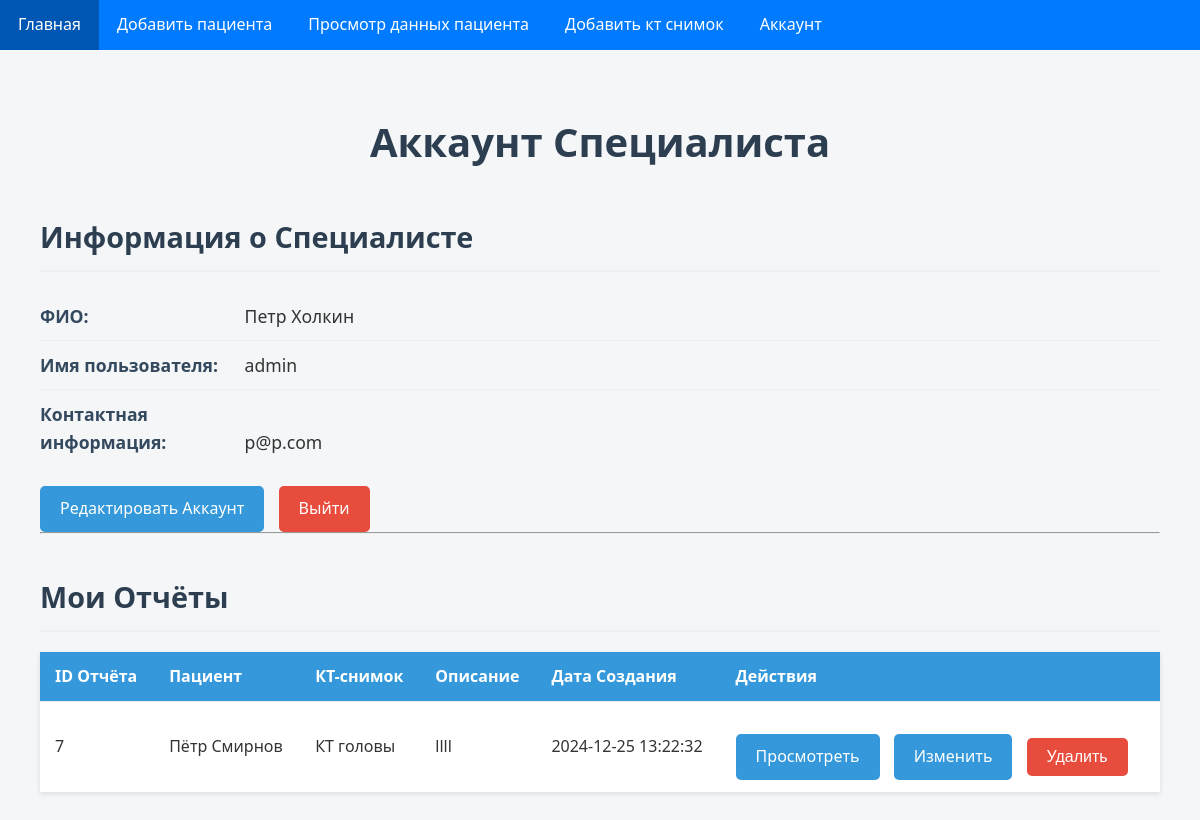
The app's page /account.php (signed in) with its own data.
### tables this page shows
CREATE TABLE `specialists` (
  `specialist_id` int(11) NOT NULL,
  `user_id` int(11) NOT NULL,
  `full_name` varchar(100) NOT NULL,
  `specialization` varchar(100) DEFAULT NULL,
  `contact_info` varchar(255) DEFAULT NULL
);

CREATE TABLE `users` (
  `user_id` int(11) NOT NULL,
  `username` varchar(50) NOT NULL,
  `password_hash` varchar(255) NOT NULL
);

CREATE TABLE `reports` (
  `report_id` int(11) NOT NULL,
  `image_id` int(11) NOT NULL,
  `specialist_id` int(11) NOT NULL,
  `report_text` text NOT NULL,
  `report_date` datetime DEFAULT current_timestamp()
);

CREATE TABLE `patients` (
  `patient_id` int(11) NOT NULL,
  `full_name` varchar(100) NOT NULL,
  `date_of_birth` date NOT NULL,
  `hospital_id` int(11) NOT NULL,
  `additional_info` text DEFAULT NULL
);

CREATE TABLE `ct_images` (
  `image_id` int(11) NOT NULL,
  `patient_id` int(11) NOT NULL,
  `image_path` longtext NOT NULL,
  `ct_name` varchar(255) DEFAULT NULL,
  `processed_status` enum('processed','unprocessed') NOT NULL DEFAULT 'unprocessed',
  `processed_date` datetime DEFAULT NULL
);

### account.php (the view, shortened to what this page needs)
<?php
require_once __DIR__ . '/boot.php';
function getSpecialistInfo($pdo, $user_id) {
    $stmt = $pdo->prepare("SELECT s.specialist_id, s.full_name, s.contact_info, u.username
                           FROM specialists s
                           JOIN users u ON s.user_id = u.user_id
                           WHERE u.user_id = :uid");
    $stmt->execute([':uid' => $user_id]);
    return $stmt->fetch(PDO::FETCH_ASSOC);
}
function getSpecialistReports($pdo, $specialist_id) {
    $stmt = $pdo->prepare("SELECT r.report_id, r.report_text, r.report_date, c.ct_name, p.full_name
                           FROM reports r
                           JOIN ct_images c ON r.image_id = c.image_id
                           JOIN patients p ON c.patient_id = p.patient_id
                           WHERE r.specialist_id = :sid
                           ORDER BY r.report_date DESC");
    $stmt->execute([':sid' => $specialist_id]);
    return $stmt->fetchAll(PDO::FETCH_ASSOC);
}
$user_id = $_SESSION['user_id'];
$specialist = getSpecialistInfo($pdo, $user_id);
$reports = getSpecialistReports($pdo, $specialist['specialist_id']);
?>
<!DOCTYPE html>
<html lang="ru">
<head>
    <link rel="stylesheet" href="css/style.css">
    <link rel="stylesheet" href="css/account.css">
</head>
<body>
    <header>
        <nav>
            <ul>
                <li><a href="tables.php">Главная</a></li>
                <li><a href="add_patient.php">Добавить пациента</a></li>
                <li><a href="edit_patient.php">Просмотр данных пациента</a></li>
                <li><a href="add_ct_image.php">Добавить кт снимок</a></li>
                <li><a href="account.php">Аккаунт</a></li>
            </ul>
        </nav>
    </header>
    <main>
        <div class="container">
            <h1>Аккаунт Специалиста</h1>
            <section class="profile-section">
                <h2>Информация о Специалисте</h2>
                <ul>
                    <li><strong>ФИО:</strong> <?= htmlspecialchars($specialist['full_name']) ?></li>
                    <li><strong>Имя пользователя:</strong> <?= htmlspecialchars($specialist['username']) ?></li>
                    <li><strong>Контактная информация:</strong> <?= nl2br(htmlspecialchars($specialist['contact_info'])) ?></li>
                </ul>
                <a href="edit_account.php" class="btn">Редактировать Аккаунт</a>
                <a href="do_logout.php" class="btn delete-btn">Выйти</a>
            </section>
            <hr>
            <section class="reports-section">
                <h2>Мои Отчёты</h2>
                <?php if (!empty($reports)): ?>
                    <table>
                        <thead>
                            <tr>
                                <th>ID Отчёта</th>
                                <th>Пациент</th>
                                <th>КТ-снимок</th>
                                <th>Описание</th>
                                <th>Дата Создания</th>
                                <th>Действия</th>
                            </tr>
                        </thead>
                        <tbody>
                            <?php foreach ($reports as $report): ?>
                                <tr>
                                    <td><?= htmlspecialchars($report['report_id']) ?></td>
                                    <td><?= htmlspecialchars($report['full_name']) ?></td>
                                    <td><?= htmlspecialchars($report['ct_name'] ?: 'Без названия') ?></td>
                                    <td><?= htmlspecialchars(explode(' ', trim($report['report_text']))[0] ?? '') ?></td>
                                    <td><?= htmlspecialchars($report['report_date']) ?></td>
                                    <td>
                                        <a href="view_report.php?report_id=<?= $report['report_id'] ?>" class="btn">Просмотреть</a>
                                        <a href="edit_report.php?report_id=<?= $report['report_id'] ?>" class="btn">Изменить</a>
                                        <form action="delete_report.php" method="post" style="display:inline;" onsubmit="return confirm('Вы уверены, что хотите удалить этот отчёт?');">
                                            <button type="submit" class="btn delete-btn">Удалить</button>
                                        </form>
                                    </td>
                                </tr>
                            <?php endforeach; ?>
                        </tbody>
                    </table>
                <?php else: ?>
                    <p>Вы ещё не создали ни одного отчёта.</p>
                <?php endif; ?>
            </section>
        </div>
    </main>
</body>
</html>

### css/style.css (style rules this page uses)
* { margin: 0; padding: 0; box-sizing: border-box; }
body { font-family: Arial, sans-serif; background-color: #f9f9f9; }
header { background-color: #007bff; }
header nav ul { list-style: none; display: flex; margin: 0; padding: 0; }
header nav ul li a { display: block; padding: 12px 18px; text-decoration: none; color: #fff; }
main { padding: 20px; }

### css/account.css (style rules this page uses)
* { box-sizing: border-box; margin: 0; padding: 0; }
body { font-family: 'Segoe UI', Tahoma, Geneva, Verdana, sans-serif; background-color: #f4f6f8; color: #333; line-height: 1.6; }
.container { max-width: 1200px; margin: 0 auto; padding: 20px; }
h1, h2, h3 { margin-bottom: 20px; color: #2c3e50; }
h1 { font-size: 2.5em; text-align: center; margin-top: 20px; }
h2 { font-size: 1.8em; border-bottom: 2px solid #ecf0f1; padding-bottom: 10px; margin-top: 40px; }
.profile-section ul { list-style: none; margin-top: 10px; }
.profile-section li { padding: 10px 0; border-bottom: 1px solid #ecf0f1; font-size: 1.1em; }
.profile-section li:last-child { border-bottom: none; }
.profile-section strong { display: inline-block; width: 200px; color: #34495e; }
.btn { display: inline-block; padding: 10px 20px; margin-top: 20px; margin-right: 10px; background-color: #3498db; color: #fff; text-decoration: none; border-radius: 5px; transition: background-color 0.3s ease; font-size: 1em; cursor: pointer; }
.delete-btn { background-color: #e74c3c; }
table { width: 100%; border-collapse: collapse; margin-top: 20px; background-color: #fff; box-shadow: 0 2px 5px rgba(0,0,0,0.1); }
table th, table td { padding: 12px 15px; text-align: left; border-bottom: 1px solid #ecf0f1; }
table th { background-color: #3498db; color: #fff; position: sticky; top: 0; z-index: 1; }
table tbody tr:last-child td { border-bottom: none; }
form button { padding: 10px 25px; background-color: #2ecc71; color: #fff; border: none; border-radius: 5px; font-size: 1em; cursor: pointer; transition: background-color 0.3s ease; }

### records on screen
specialists: full_name "Петр Холкин", user.username "admin", contact_info "p@p.com"
reports: report_id "7", patients.full_name "Пётр Смирнов", image.ct_name "КТ головы", report_text "llll", report_date "2024-12-25 13:22:32"
